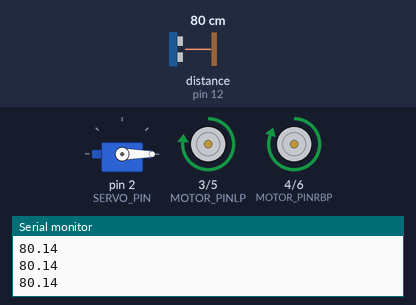
Bench run of a sketch on a simulated Arduino Uno, built with avr-gcc and run on an emulated ATmega328P. Shown: servo, motor-driver pin pairs drawn as motors (green arrow = first pin HIGH = forward, orange = second pin HIGH = backward, longer = more drive), the last lines printed to the serial monitor. Wiring (inferred from the names in the program): ultrasonic range finder: trigger pin 13; echo pin 12. The test bench sets the inputs (shaded band); at power-on: distance to the obstacle (sensor on pin 12) 80 cm. The echo pulse lasts 58.3 µs per cm.

Above: at 1.2 s.
1.3 s: distance to the obstacle (sensor on pin 12) set to 13 cm
2.8 s: distance to the obstacle (sensor on pin 12) set to 9 cm
At 3.4 s:
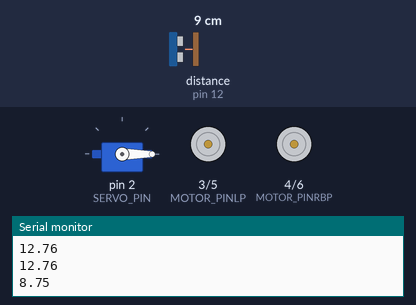
5.8 s: distance to the obstacle (sensor on pin 12) set to 18 cm
At 8.4 s:
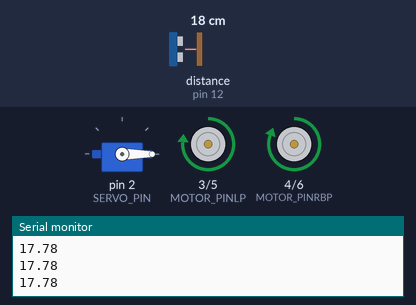
8.8 s: distance to the obstacle (sensor on pin 12) set to 2 cm
At 11.2 s:
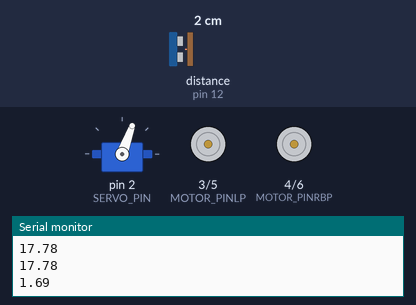
Timing chart, 0 to 12.8 s (numbered marks = the images above; inputs shaded):
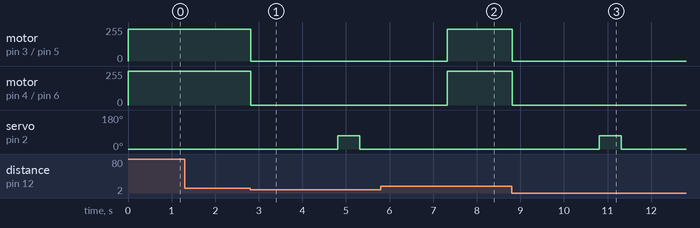

The sketch:

finalprojreverse.ino
```cpp
#include <Servo.h>

Servo servo;
int TRIG_PIN = 13;
int ECHO_PIN = 12;
int MOTOR_PINLP = 3;
int MOTOR_PINRBP = 4;
int MOTOR_PINLN = 5;
int MOTOR_PINRBN = 6;
int SERVO_PIN = 2;
float SPEED_OF_SOUND = 0.0345;

void setup() {
  pinMode(MOTOR_PINLP, OUTPUT);
  pinMode(MOTOR_PINLN, OUTPUT);
  pinMode(MOTOR_PINRBP, OUTPUT);
  pinMode(MOTOR_PINRBN, OUTPUT);
  pinMode(TRIG_PIN, OUTPUT);
  digitalWrite(TRIG_PIN, LOW);
  pinMode(ECHO_PIN, INPUT);
  servo.attach(SERVO_PIN, 500, 2000);
  Serial.begin(9600);
}

void loop() {
  servo.write(0);
  digitalWrite(TRIG_PIN, HIGH);
  delayMicroseconds(10);
  digitalWrite(TRIG_PIN, LOW);
  int microsecs = pulseIn(ECHO_PIN, HIGH);
  float cms = microsecs*SPEED_OF_SOUND/2;
  Serial.println(cms);
  if (cms < 11) {
    digitalWrite(MOTOR_PINLP, LOW);
    digitalWrite(MOTOR_PINRBP, LOW);
    delay(2000);
    if (cms < 11) {
      servo.write(70);
      delay(500);
      servo.write(0);
      delay(2000);

    }
  } else {
    analogWrite(MOTOR_PINLP, 238);
    analogWrite(MOTOR_PINLN, 0);
    digitalWrite(MOTOR_PINRBP, HIGH);
    digitalWrite(MOTOR_PINRBN, LOW);
  }
  delay(10);
}
```

Measured:
- the behaviour switches between 12 and 11 cm on distance to the obstacle (sensor on pin 12) (found by bisection; images 0 and 1)
- after the input at 2.8 s, motor on pin 3 (MOTOR_PINLP) / pin 5 (MOTOR_PINLN): forward 238/255 → stopped at once; motor on pin 4 (MOTOR_PINRBP) / pin 6 (MOTOR_PINRBN): forward 255/255 → stopped at once; servo on pin 2 (SERVO_PIN): 0° → 70° after 2.0 s, → 0° 0.50 s later
- after the input at 5.8 s, motor on pin 3 (MOTOR_PINLP) / pin 5 (MOTOR_PINLN): stopped → forward 238/255 after 1.5 s; motor on pin 4 (MOTOR_PINRBP) / pin 6 (MOTOR_PINRBN): stopped → forward 255/255 after 1.5 s
- after the input at 8.8 s, motor on pin 3 (MOTOR_PINLP) / pin 5 (MOTOR_PINLN): forward 238/255 → stopped at once; motor on pin 4 (MOTOR_PINRBP) / pin 6 (MOTOR_PINRBN): forward 255/255 → stopped at once; servo on pin 2 (SERVO_PIN): 0° → 70° after 2.0 s, → 0° 0.50 s later
